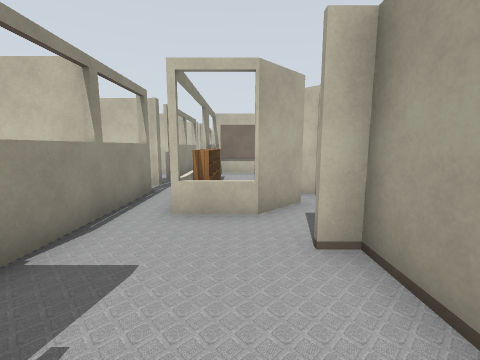
View 1 (above)

19 first-person views from a walk through a world built for the Gazebo simulator. The camera is 1.3 m above the floor, tilts 8° down and sees 90° across. The lines on the ground mark 1 m squares. The floor is counted in squares, 1 m on a side. Each view is taken from the middle of a square. On the plan, view 1 faces up. The plan holds only what a view shows up to about 12 squares ahead; the rest is blank. The place goes on beyond the plan. Gazebo's built-in surfaces are drawn with simple patterns. Some surface patterns are stand-ins.

View 2
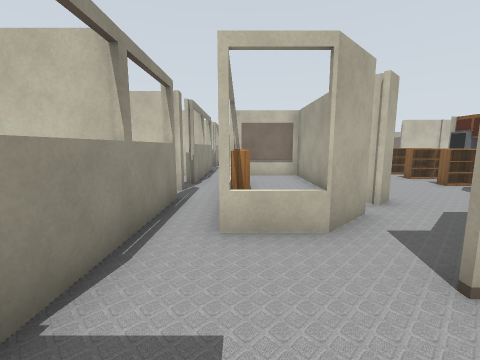

View 3
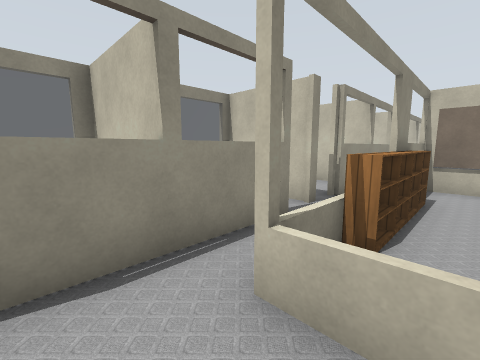

View 4
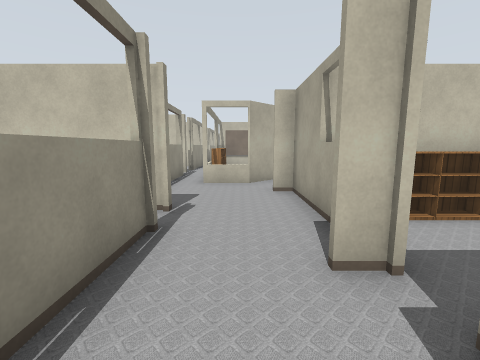

View 5
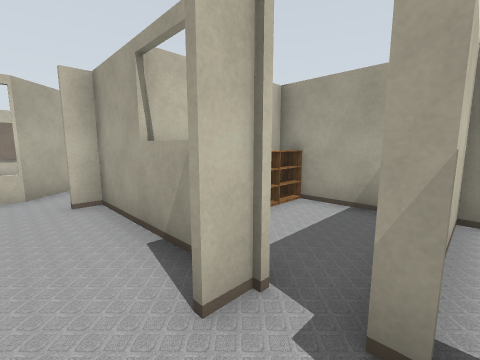

View 6
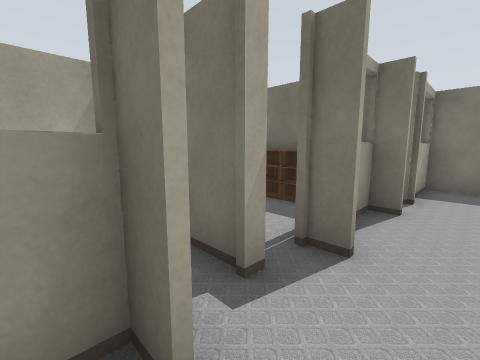

View 7
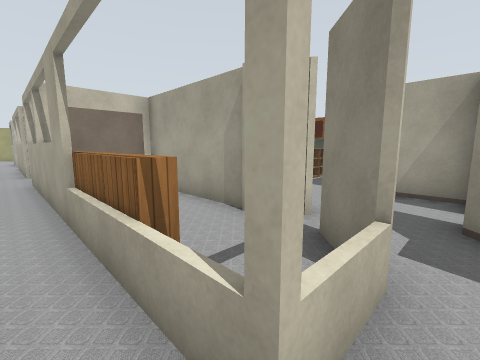

View 8
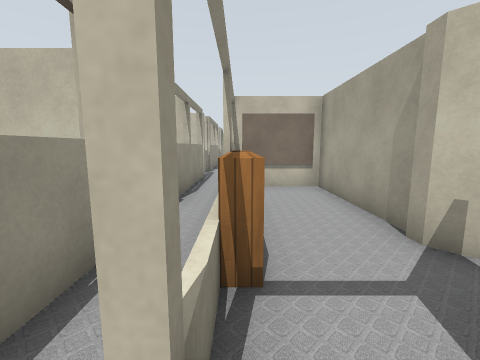

View 9
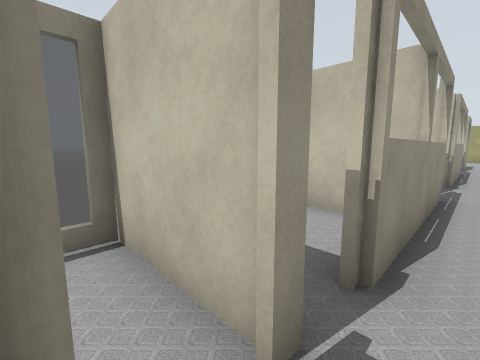

View 10
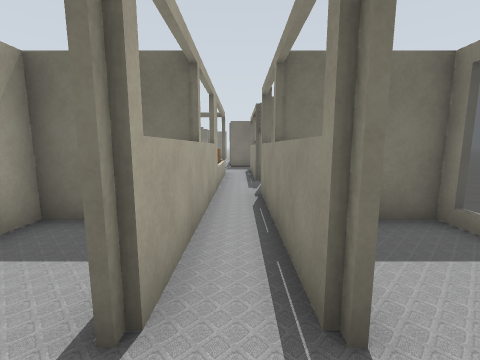

View 11
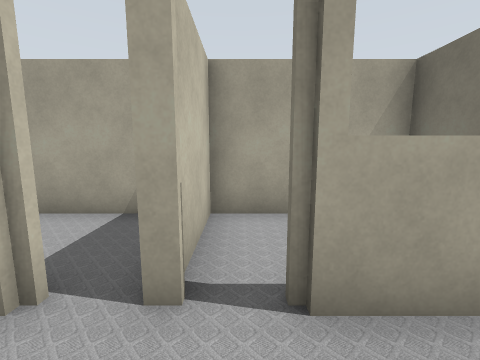

View 12
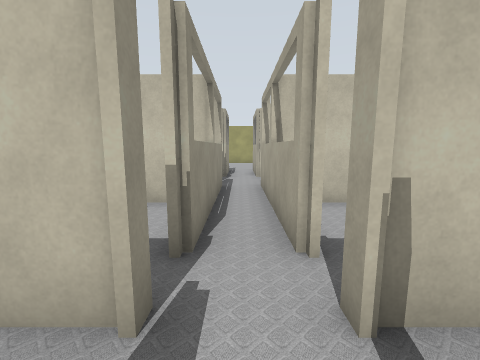

View 13
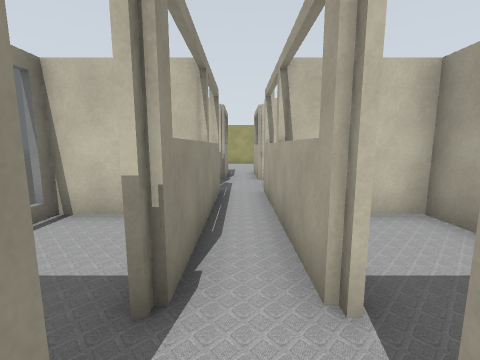

View 14
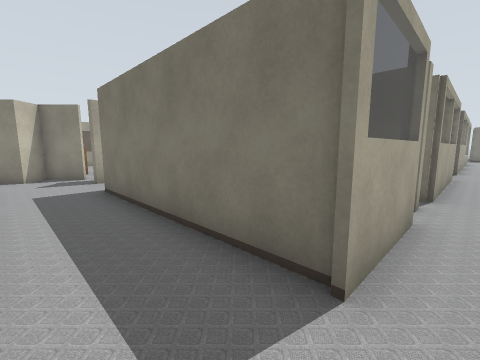

View 15
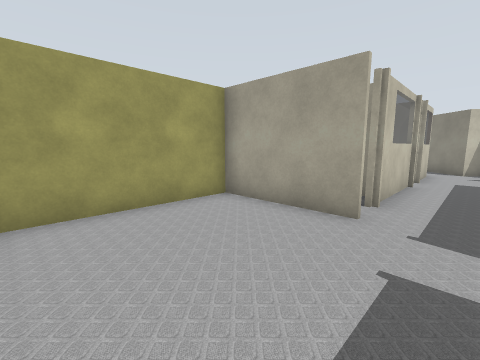

View 16
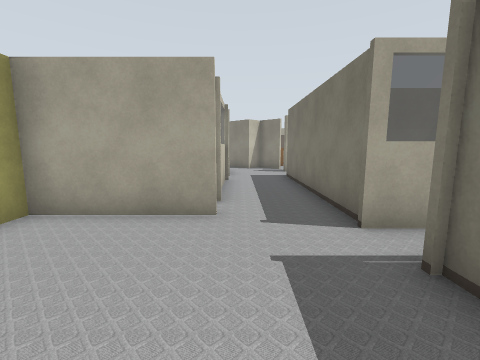

View 17
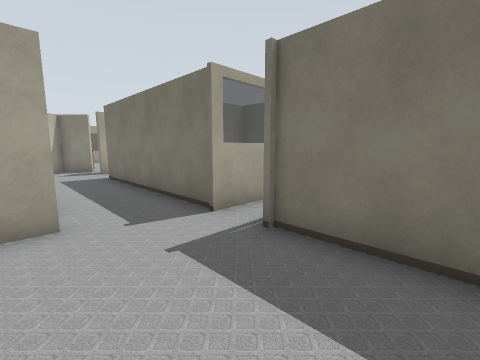

View 18
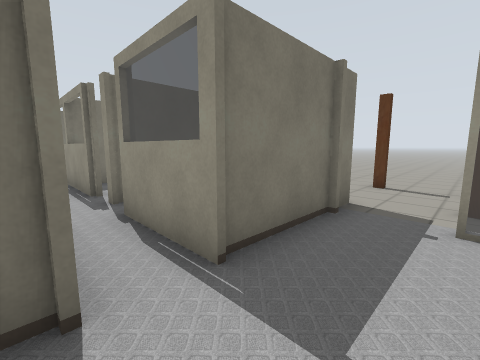

View 19
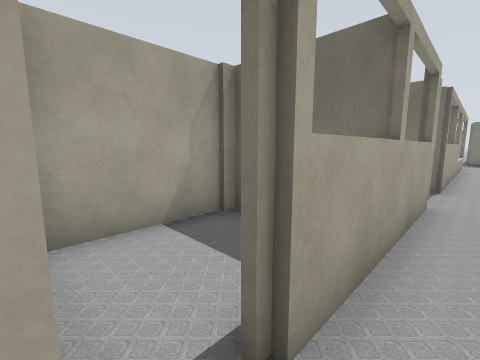

### Floor plan
Ten units are one square. View 1 is at (0, 0); x grows to the right and y downward. Boxes are objects, and circles mark ways between rooms. Rooms are numbered by the first view taken in them; rooms with no view inside come last. Other rooms are left out.
<svg viewBox="-60 -335 125 403">
<path fill="none" stroke="#000" d="M-14 3 -14 28M-26 -44 -26 -24M9 15 15 15 15 -29 9 -29M15 -56 4 -45 -13 -45M9 38 18 38M15 30 15 27M9 63 15 63M18 16 9 16M-26 -84 -26 -81M-26 -71 -26 -44M-12 -61 -12 -44M15 -69 15 -121M-13 -45 -13 -65M3 -46 14 -57M16 -117 -12 -117 -12 -94M-13 -241 -13 -269 56 -269M-26 -232 -26 -229M-55 -269 -26 -269 -26 -241M-6 -294 -6 -330 -51 -330M-26 -221 -26 -166M44 -296 5 -296M-13 -166 -13 -221M-26 -159 -26 -156 -38 -156M-13 -156 -13 -159M-26 -146 -26 -91M-13 -94 -13 -146M15 -121 15 -156 -13 -156M-14 -118 16 -118M25 -8 15 -8M15 27 28 27M48 -8 35 -8M53 24 53 4M-14 -196 -1 -196M15 -196 15 -228M15 -169 15 -196M16 -195 -14 -195"/>
<rect x="-15" y="-75" width="10" height="10" fill="#bbb"><title>bookshelf</title></rect>
<rect x="-15" y="-85" width="10" height="10" fill="#bbb"><title>bookshelf</title></rect>
<rect x="-15" y="-95" width="10" height="10" fill="#bbb"><title>bookshelf</title></rect>
<rect x="25" y="-5" width="10" height="10" fill="#bbb"><title>bookshelf</title></rect>
<rect x="35" y="-5" width="10" height="10" fill="#bbb"><title>bookshelf</title></rect>
<circle cx="0" cy="20" r="3" fill="#2a7"/>
<circle cx="-20" cy="-55" r="3" fill="#2a7"/>
<circle cx="-20" cy="-90" r="3" fill="#2a7"/>
<circle cx="-10" cy="-150" r="3" fill="#2a7"/>
<circle cx="-10" cy="-220" r="3" fill="#2a7"/>
<circle cx="-10" cy="-170" r="3" fill="#2a7"/>
<text x="0" y="-20">1</text>
<text x="0" y="40">2</text>
<text x="-10" y="-80">3</text>
<text x="-20" y="-260">4</text>
<text x="0" y="-140">5</text>
<text x="30" y="10">6</text>
<text x="0" y="-220">7</text>
<text x="0" y="-180">8</text>
</svg>
Room 1 opens to room 2. Room 1 opens to room 3. Room 3 opens to room 4. Room 4 opens to room 5. Room 4 opens to room 7. Room 4 opens to room 8.

Where each view was taken, in squares from view 1:
view 1: 0 up, 0 right, facing up
view 2: 1 up, 1 left, facing up
view 3: 3 up, 0 right, facing up-left
view 4: 4 down, 0 right, facing up
view 5: 3 down, 0 right, facing up-right
view 6: 1 down, 0 right, facing down-right
view 7: 4 up, 2 left, facing up-right
view 8: 4 up, 1 left, facing up
view 9: 7 up, 2 left, facing up-left
view 10: 16 up, 2 left, facing down
view 11: 15 up, 3 left, facing right
view 12: 14 up, 2 left, facing up
view 13: 15 up, 2 left, facing up
view 14: 29 up, 2 left, facing down-right
view 15: 28 up, 5 left, facing up-right
view 16: 29 up, 5 left, facing right
view 17: 30 up, 5 left, facing down-right
view 18: 29 up, 1 left, facing down-left
view 19: 23 up, 2 left, facing down-right
